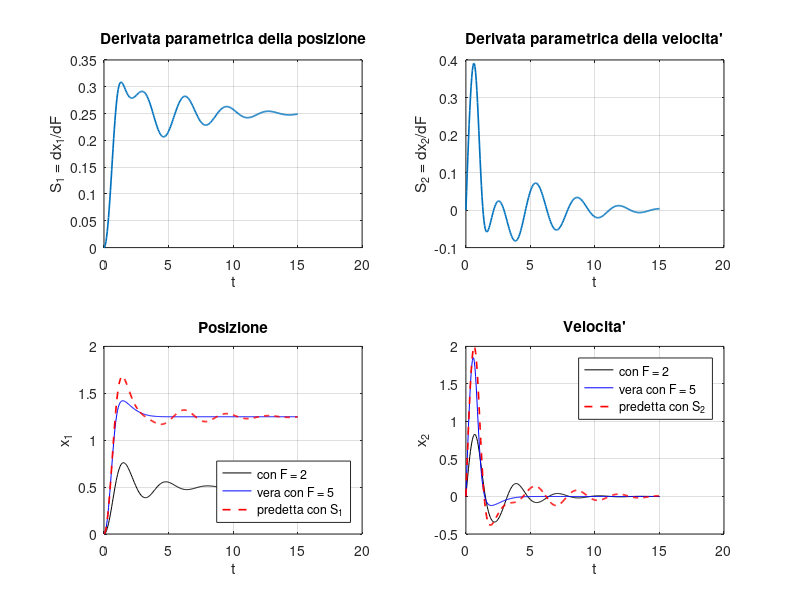

The MATLAB script that drew this image:
function esempio_sensibilita_ode45
%ESEMPIO_SENSIBILITA_ODE45  Derivate parametriche a tempo continuo, con ode45.
%
% Esempio minimo dei concetti della sezione 5 di DOCUMENTS/Linearizzazione_MPC.pdf
% (paragrafo "Espressione generale"), su un sistema massa-molla-smorzatore.
%
% Sistema, con stato x = (x1, x2) = (posizione, velocita') e forza F costante:
%   dx1/dt = x2
%   dx2/dt = ( F - k*x1 - c(x1)*x2 ) / m
% Il coefficiente che dipende dallo stato e' lo smorzamento, con relazione nota:
%   c(x1) = c0 + c1*x1^2
% La forza F e' il parametro rispetto a cui si deriva.
%
% Derivate parametriche dello stato, S = dx/dF = (S1, S2):
%   dS/dt = (df/dx)*S + df/dF,      S(0) = 0
% con le due jacobiane del secondo membro f
%   df/dx = [          0                    1     ]      df/dF = [  0  ]
%           [ -(k + 2*c1*x1*x2)/m      -c(x1)/m   ]              [ 1/m ]
%
% Lo script:
%   1) integra insieme stato e derivate con la forza F
%   2) con S predice la traiettoria che si avrebbe con un'altra forza,
%      senza integrare di nuovo:  x(t) + S(t)*dF
%   3) la confronta con la traiettoria vera, integrata con la nuova forza

%% Coefficienti del sistema
m  = 1;                 % massa
k  = 4;                 % molla
c0 = 0.4;               % smorzatore: c(x1) = c0 + c1*x1^2
c1 = 2;

%% Punto attorno a cui si linearizza
x0 = [0; 0];                        % stato iniziale, noto
F  = 2;                             % forza, costante nel tempo
t  = linspace(0, 15, 301)';         % istanti in cui leggere la soluzione

opzioni = odeset('RelTol', 1e-8, 'AbsTol', 1e-10);

%% 1) Stato e derivate parametriche, integrati insieme
% z = [x1; x2; S1; S2]. S(0) = 0: lo stato iniziale non dipende da F.
z0 = [x0; 0; 0];
[~, z] = ode45(@(t, z) stato_e_derivate(z, F, m, k, c0, c1), t, z0, opzioni);
x1 = z(:, 1);       x2 = z(:, 2);
S1 = z(:, 3);       S2 = z(:, 4);

%% 2) Predizione al primo ordine con un'altra forza, F + dF
dF = 3;
x1_predetto = x1 + S1*dF;
x2_predetto = x2 + S2*dF;

%% 3) Traiettoria vera con la nuova forza
[~, z] = ode45(@(t, z) stato_e_derivate(z, F + dF, m, k, c0, c1), t, z0, opzioni);
x1_vero = z(:, 1);
x2_vero = z(:, 2);

fprintf('Con dF = %.2f, scarto massimo tra predizione al primo ordine e traiettoria vera:\n', dF);
fprintf('   x1  %.2e      x2  %.2e\n', max(abs(x1_predetto - x1_vero)), max(abs(x2_predetto - x2_vero)));

% La retta vale vicino al punto di linearizzazione: lo scarto cresce con dF
fprintf('\n     dF      scarto massimo su x1\n');
for prova = [0.1 0.5 1 2]
    [~, z] = ode45(@(t, z) stato_e_derivate(z, F + prova, m, k, c0, c1), t, z0, opzioni);
    fprintf('   %5.2f      %.2e\n', prova, max(abs(x1 + S1*prova - z(:, 1))));
end

%% Grafici
figure('Name', 'Derivate parametriche a tempo continuo', 'Color', 'w');

subplot(2, 2, 1)
plot(t, S1, 'LineWidth', 1.2), grid on
xlabel('t'), ylabel('S_1 = dx_1/dF')
title('Derivata parametrica della posizione')

subplot(2, 2, 2)
plot(t, S2, 'LineWidth', 1.2), grid on
xlabel('t'), ylabel('S_2 = dx_2/dF')
title('Derivata parametrica della velocita''')

subplot(2, 2, 3)
plot(t, x1, 'k', t, x1_vero, 'b', t, x1_predetto, 'r--', 'LineWidth', 1.2), grid on
xlabel('t'), ylabel('x_1')
legend(sprintf('con F = %g', F), sprintf('vera con F = %g', F + dF), ...
    'predetta con S_1', 'Location', 'southeast')
title('Posizione')

subplot(2, 2, 4)
plot(t, x2, 'k', t, x2_vero, 'b', t, x2_predetto, 'r--', 'LineWidth', 1.2), grid on
xlabel('t'), ylabel('x_2')
legend(sprintf('con F = %g', F), sprintf('vera con F = %g', F + dF), ...
    'predetta con S_2', 'Location', 'northeast')
title('Velocita''')

end

function zdot = stato_e_derivate(z, F, m, k, c0, c1)
% Secondo membro del sistema aumentato: stato x e derivate parametriche S.
x = z(1:2);
S = z(3:4);

% Coefficiente che dipende dallo stato, e sua derivata rispetto a x1
c      = c0 + c1*x(1)^2;
dc_dx1 = 2*c1*x(1);

% Stato: dx/dt = f(x, F) 
xdot = [x(2); ...
     (F - k*x(1) - c*x(2)) / m];

% Jacobiane di f, valutate nello stato attuale
df_dx = [ 0,                        1; ...
         -(k + dc_dx1*x(2)) / m,   -c / m];
df_dF = [0; ...
         1 / m];

% Derivate parametriche: dS/dt = (df/dx)*S + df/dF
Sdot = df_dx*S + df_dF;

zdot = [xdot; Sdot];
end
